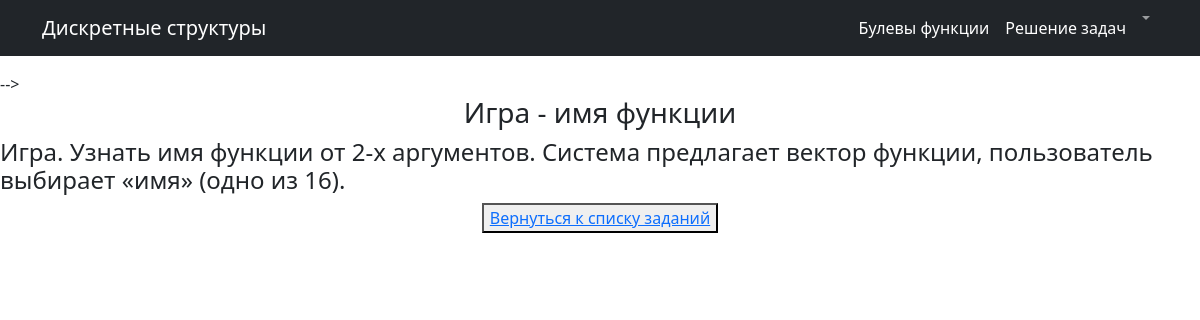
/tasks/4 (signed in), run on the app's committed database.
### main/models.py (models this page shows, shortened)
class Task(models.Model):
    author = models.ForeignKey(Teacher,on_delete=models.CASCADE,default=1)
    title = models.CharField(max_length=255)
    description = models.TextField(unique=True,null = False,default="Образец")
    level = models.CharField(choices= Difficult_choices,default='Лёгкий',max_length=8)

### main/views.py (the view)
# urls.py: path('<int:pk>', TaskDetail.as_view(),name = 'task_detail')
class TaskDetail(LoginRequiredMixin,DetailView,):
    model = Task
    template_name = "task_detail.html"
    context_object_name = 'task'

### templates/task_detail.html (shortened to what this page needs)
<html lang="en">
<head>
</head>
{% block title %}
<center>
    <h3>
        {{task.title}}
    </h3>
</center>
{% endblock title %}
{% block content %}
<body>
<h4>{{task.description}}</h4>
<center>
    <button><a href = '/'>Вернуться к списку заданий</a></button>
</center>
</body>
</html>
{% endblock content %}

### data on the page
Task: title "Игра - имя функции", description "Игра. Узнать имя функции от 2-х аргументов. Система предлагает вектор функции, пользователь выбирает «имя» (одно из 16)."
